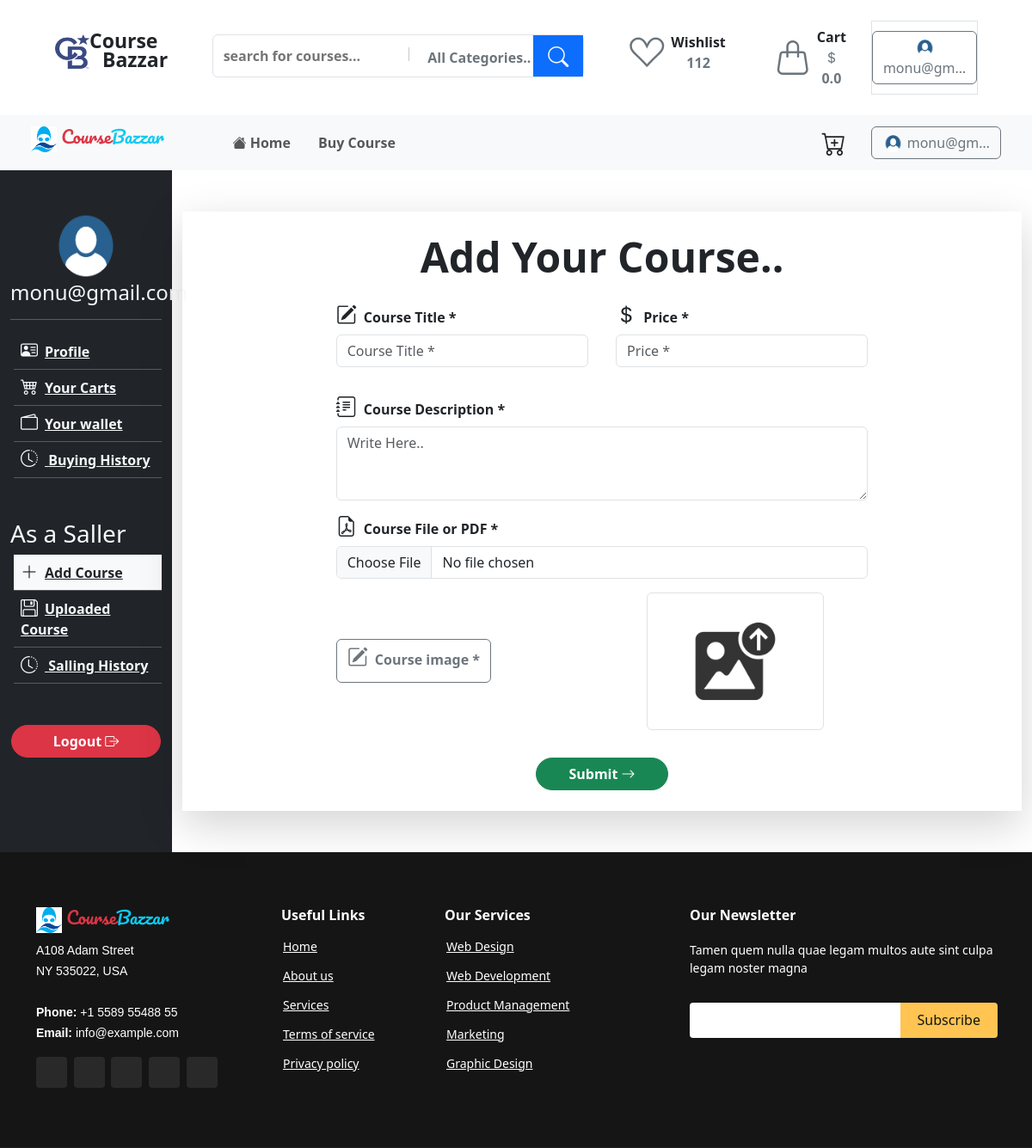
Screenshot of /customer/deshboard/addcourse/ (signed in) with the database file from the repository.
### customer/models.py (models this page shows)
class CustomUser(AbstractUser):
    is_buyer = models.BooleanField(default=True)
    is_saller = models.BooleanField(default=False)
    phone = models.CharField(max_length=15)
    gender =  models.CharField(max_length=32,choices=(('male',"Male"),("female", "Female"),("other", "Other")))
    image = models.ImageField(upload_to='Profile/', default='Profile/pic.png')

### customer/views.py (the view, shortened to what this page needs)
# urls.py: path("customer/deshboard/addcourse/", customer_view.addcourse, name="addcourse"),
@login_required(login_url='login')
def addcourse(request):
    return render(request, 'addcourse.html')

### customer/profile_context.py (called while the page is built)
def profile_detail(request):
    user = request.user
    if user.username == "admin":
        customer = False
        return  {'customer':customer}
    if user.is_authenticated :
        customer = CustomUser.objects.get(id = user.id)
        cartcounter =  AddToCart.objects.filter(user_id = customer.id).count()
        carts =  AddToCart.objects.filter(user_id = customer.id)
        total_price = 0.00
        for cart in carts:
            total_price += cart.course.price
        print(total_price)
        context={
            'customer':customer,
            'cartcounter' : cartcounter,
            'total_price':total_price
        }
    else:
        context={
            'customer':False
        }
    return  context

### templates/addcourse.html (shortened to what this page needs)
{% extends "base.html" %} {% load static %} {% block body %}
<div class="container-fluid">
  <div class="row">
    <div class="col-2 bg-dark">
      {% include 'customerdeshboard_sidebar.html' with addcourse='bg-light  text-dark' %}
    </div>
    <div class="col-10">
      <div class="container p-4 shadow-lg my-5">
        <div class="row mb-3">
          <h1 class="display-5 fw-bold text-center">Add Your Course..</h1>
        </div>
        <div class="row">
          <form method="post" enctype="multipart/form-data">
            <div class="col-8 mx-auto">
              <div class="d-flex mb-3">
                <div class="form-group mb-3 col-6 pe-3">
                  <label for="title" class="mb-2">
                    <i class="bi bi-pencil-square pt-1 pe-1 h4"></i>
                    <span class="fw-semibold"> Course Title *</span>
                  </label>
                  <br />
                  <input
                    type="text"
                    class="form-control"
                    required
                    placeholder="Course Title *"
                    id="title"
                    name="title"
                  />
                </div>
                <div class="form-group mb-3 col-6 ms-auto ps-3">
                  <label for="price" class="mb-2">
                    <i class="bi bi-currency-dollar pt-1 pe-1 h4"></i>
                    <span class="fw-semibold"> Price *</span>
                  </label>
                  <input
                    type="number"
                    class="form-control"
                    required
                    placeholder="Price *"
                    id="price"
                    name="price"
                  />
                </div>
              </div>
              <div class="mb-3">
                <div class="form-group mb-3">
                  <label for="description" class="mb-2">
                    <i class="bi bi-journal-text pt-1 pe-1 h4"></i>
                    <span class="fw-semibold">Course Description *</span>
                  </label>
                  <textarea
                    name="description"
                    required
                    id="description"
                    placeholder="Write Here.."
                    class="form-control"
                    rows="3"
                  ></textarea>
                </div>
              </div>
              <div class="mb-3">
                <div class="form-group mb-3">
                  <label for="course_file" class="mb-2">
                    <i class="bi bi-file-earmark-pdf pt-1 pe-1 h4"></i>
                    <span class="fw-semibold">Course File or PDF *</span>
                  </label>
                  <input
                    type="file"
                    class="form-control"
                    name="course_file"
                    id="course_file"
                    accept=".pdf"
                  />
                </div>
              </div>
              <div class="d-flex mb-3 align-items-center">
                <div class="form-group mb-3 col-6 pe-3">
                  <button class="btn btn-outline-secondary" type='button'>
                    <label for="image" class="mb-2">
                      <i class="bi bi-pencil-square pt-1 pe-1 h4"></i>
                      <span class="fw-semibold"> Course image *</span>
                    </label>
                  </button>
                  <br />
                </div>
                <div
                  class="form-group mb-3 col-4 text-center border rounded p-0 m-0 mx-auto cursor-pointer"
                >
                  <button class="btn border-0 p-1 cursor-pointer" type='button'>
                    <label for="image">
                      <img
                        src="{% static 'images/upload.jpg' %}"
                        id="courseImage"
                        height="150px"
                        width="100%"
                        alt=""
                        class="rounded object-fit-cover cursor-pointer"
                      />
                    </label>
                  </button>
                </div>
              </div>
              <div class="text-center">
                <button class="btn btn-success px-4 rounded-pill w-25 fw-semibold large" type="submit"> Submit <i class="bi bi-arrow-right fw-semibold"></i></button>
              </div>
            </div>
          </form>
        </div>
      </div>
    </div>
  </div>
</div>
{% endblock body %}

### templates/header.html (shortened to what this page needs)
{% load static %}
<div class="container-fluid px-5">
  <div class="row px-3 py-4">
      <div class="col-lg-2 col-sm-5 pt-3 d-flex text-center">
          <span>
              <img src="{% static 'images/cb-logo.png' %}" width="40px" height="40px" alt="" srcset="">
          </span>
          <span class="h-100 position-relative">
            <p class="mb-0  pb-0 fw-bold position-absolute" style="top:-10px; font-size:23px">Course</p>
            <p class="mb-0  pb-0 fw-bold position-absolute" style="top:12px; left:15px; font-size:23px">Bazzar</p>
          </span>
      </div>
      <div class="col-lg-5 col-sm-10  pt-3">
          <div class="border rounded-2 p-0 position-relative">
              <input type="text" class="border-0 m-1 p-2 w-50 fw-semibold" placeholder="search for courses..." name="" id="">
              <button class="btn text-secondary fw-semibold ps-3">All Categories.. </button>
              <button class="btn btn-primary position-absolute top-0 end-0 h-100 px-3 fs-4 rounded-0 text-light"><i class="bi bi-search"></i></button>
          </div>
      </div>
      <div class="col--lg5  col-sm-5  d-flex">
        <a href="">
          <button class=" btn ">
            <div class="mx-3 d-flex  align-items-center">
              <div>
                <i class="bi bi-suit-heart fs-1 text-secondary align-center"></i>
              </div>
              <div class="ps-2">
                <p class="mb-0 fw-semibold text-dark ">
                  Wishlist
                </p>
                <p class="mb-0 fw-semibold text-secondary">
                  112
                </p>
              </div>
            </div>
          </button>
        </a>
        <a href="{% url 'customercart' %}">
          <button class="btn">
            <div class="mx-3 d-flex  align-items-center">
             <div class=" position-relative">
               <i class="bi bi-handbag  fs-1 text-secondary align-center "></i>
               </div>
             <div class="ps-2">
               <p class="mb-0 fw-semibold text-dark ">
                 Cart
               </p>
               <p class="mb-0 fw-semibold text-secondary fs-6">
                 <i class="bi bi-currency-dollar "></i>{{total_price}}
               </p>
             </div>
           </div>
          </button>
        </a>
        {% if user.is_authenticated %}
          <div class="border  d-flex  align-items-center ms-auto">
            <a href="{% url 'customerprofile' %}" class="text-decoration-none">
              <button class="btn btn-outline-secondary">
                <img src="{{customer.image.url}}" alt="" style="width: 25px; height:22px" class="rounded-circle">
                {{user.email|truncatechars:8}}
              </button>
            </a>
          </div>
        {% endif %}
      </div>
  </div>
</div>
<nav class="navbar navbar-expand-lg bg-light px-4 py-1">
    <div class="container-fluid">
      <a class="navbar-brand h5" style="font-family: 'Pacifico', cursive;" href="/">
        <img src='{% static "images\logo.png" %}' style="width:30px; height:30px" srcset="">
        <span class="text-danger">Course</span><span class="text-info">Bazzar</span>
      </a>
      <div class="collapse navbar-collapse" id="navbarSupportedContent">
        <ul class="navbar-nav me-auto ps-5 mb-2 mb-lg-0">
          <li class="nav-item">
            <a class="nav-link mx-2 fw-semibold {{home}}" aria-current="page" href="{% url 'home' %}"><i class="bi bi-house-fill"></i> Home</a>
          </li>
          <li class="nav-item">
            <a class="nav-link mx-2 fw-semibold {{buycourse}}" aria-current="page" href="{% url 'Buy Course' %}">Buy Course</a>
          </li>
        </ul>
       <div>
        {% if user.is_authenticated %}
        <a href="{% url 'customercart' %}" class="text-decoration-none">
          <button  class="btn position-relative me-2 px-3">
            <i class="bi bi-cart-plus fs-3"></i>
          </button>
        </a>
          <a href="{% url 'customerprofile' %}" class="text-decoration-none">
            <button class="btn btn-outline-secondary">
              <img src="{{customer.image.url}}" alt="" style="width: 25px; height:22px" class="rounded-circle">
              {{user.email|truncatechars:8}}
            </button>
          </a>
        {% endif %}
       </div>
      </div>
    </div>
  </nav>

### templates/customerdeshboard_sidebar.html (shortened to what this page needs)
{% load static %}
<div class="py-5">
  <div class="text-center">
    {% if customer.image.url %}
    <img
      src="{{ customer.image.url }}"
      alt
      style="height: 80px; width: 90px"
      class="rounded-circle"
    />
    {% endif %}
    <h4 class="text-light">{{user.email}}</h4>
    <hr class="text-light" />
  </div>
  <div class="text-start">
    <ul class="ps-1" type="none">
      <a
        href="{% url 'customerprofile' %}"
        class="fw-semibold text-light {{profile}} "
        ><li class="{{profile}} align-center p-2">
          <i
            class="bi bi-person-vcard fw-semibold h5 pe-2 text-light {{profile}}"
          ></i
          >Profile
        </li></a
      >
      <hr class="text-light m-0" />
      <a
        href="{% url 'customercart' %}"
        class="fw-semibold text-light {{customercart}} w-100"
        ><li class="align-center p-2 {{customercart}}">
          <i
            class="bi bi-cart4 fw-semibold text-light h5 pe-2 {{customercart}}"
          ></i
          >Your Carts
        </li></a
      >
      <hr class="text-light m-0" />
      <a
        href="{% url 'wallet' %}"
        class="fw-semibold text-light {{wallet}} w-100"
        ><li class="align-center p-2 {{wallet}}">
          <i class="bi bi-wallet2 fw-semibold text-light h5 pe-2 {{wallet}}"></i
          >Your wallet
        </li></a
      >
      <hr class="text-light m-0" />
      <a
        href="{% url 'history' %}"
        class="fw-semibold text-light {{history}} w-100"
        ><li class="align-center p-2 {{history}}">
          <i
            class="bi bi-clock-history fw-semibold text-light h5 pe-2 {{history}}"
          ></i>
         Buying History
        </li></a
      >
      <hr class="text-light m-0" />
    </ul>
    <h3 class="text-light mt-5">As a Saller</h3>
    {% if user.is_saller %}
    <ul class="ps-1" type="none">
      <a
        href="{% url 'addcourse' %}"
        class="fw-semibold text-light {{addcourse}} w-100"
        ><li class="align-center p-2 {{addcourse}}">
          <i
            class="bi bi-plus-lg fw-semibold text-light h5 pe-2 {{addcourse}}"
          ></i
          >Add Course
        </li></a
      >
      <hr class="text-light m-0" />
      <a
        href="{% url 'uploadedcourses' %}"
        class="fw-semibold text-light {{uploadedcourses}} w-100"
        ><li class="align-center p-2 {{uploadedcourses}}">
          <i
            class="bi bi-floppy fw-semibold text-light h5 pe-2 {{uploadedcourses}}"
          ></i
          >Uploaded Course
        </li></a
      >
      <hr class="text-light m-0" />
      <a
        href="{% url 'history' %}"
        class="fw-semibold text-light {{history}} w-100"
        ><li class="align-center p-2 {{history}}">
          <i
            class="bi bi-clock-history fw-semibold text-light h5 pe-2 {{history}}"
          ></i>
         Salling History
        </li></a
      >
      <hr class="text-light m-0" />
    </ul>
    {% endif %}
  </div>
  <div class="text-center mt-5">
    <a href="{% url 'customerlogout' %}">
      <button
        class="btn btn-danger fw-semibold rounded-pill px-5 w-auto align-middle"
      >
        Logout <i class="bi bi-box-arrow-right"></i>
      </button>
    </a>
  </div>
</div>

### rows the page displays
CustomUser: image (picture), email "monu@gm…", email "monu@gmail.com"

### other values shown
{{ total_price }} "0.0"
